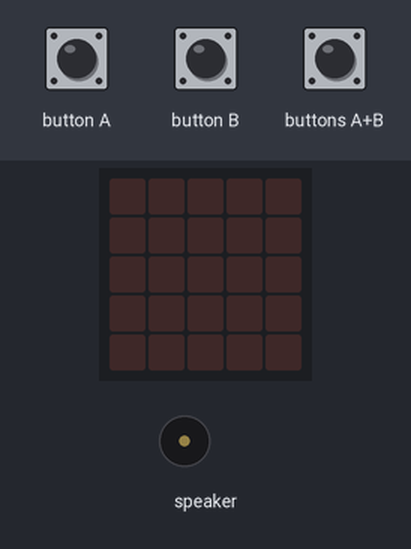
Bench run of a program on a simulated Calliope mini (MakeCode). Shown: the board's 5×5 LED display, buzzer (waves = sounding). Inputs (shaded band) come from the test bench. Random numbers come from a fixed seed.

Above: at 1.2 s.
1.3 s: buttons A+B pressed for 0.15 s
At 3.1 s:
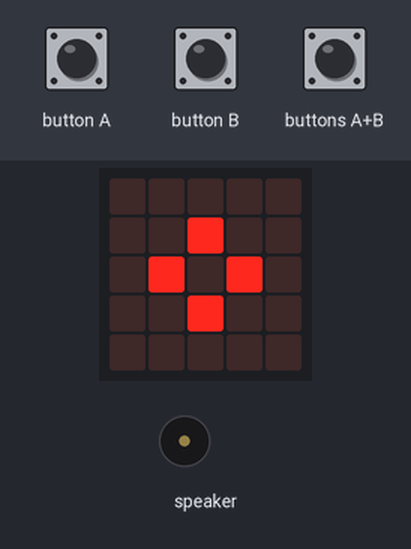
4.4 s: button A pressed for 0.15 s
At 6.6 s:
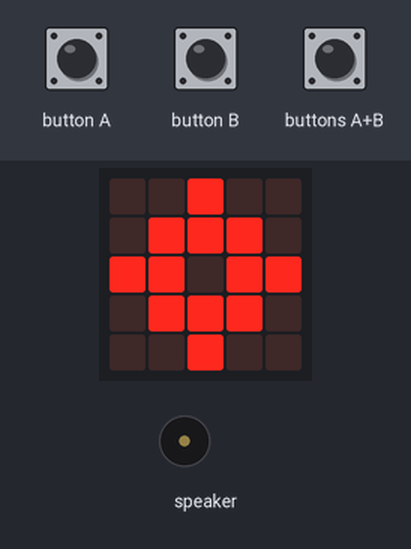
7.5 s: button A pressed for 0.15 s
At 8.3 s:
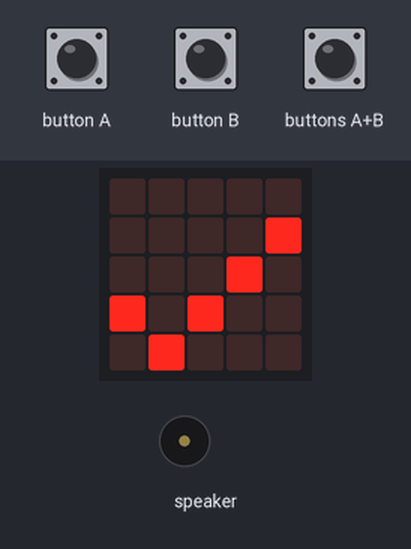
10.6 s: button A pressed for 0.15 s
At 13.1 s:
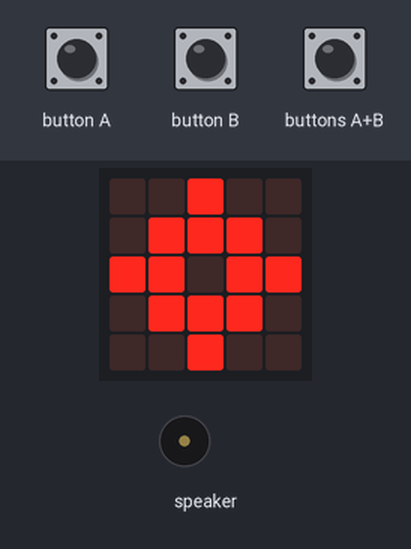
Timing chart, 0 to 31.8 s (numbered marks = the images above; inputs shaded):
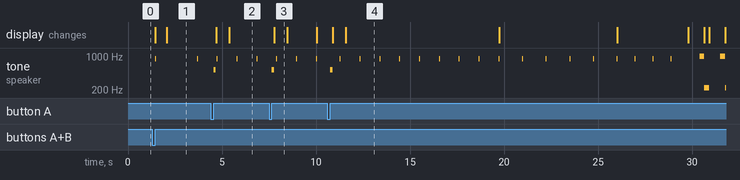

Measured:
- after the input at 1.3 s, tone on speaker: alternates 880 Hz for 0.03 s and silent for 2.2 s, starting after 0.16 s; the display: first changes after 0.15 s (image 1 shows a later state)
- after the input at 4.4 s, the display: first changes after 0.28 s (image 2 shows a later state)
- after the input at 7.5 s, the display: changes after 0.28 s (image 3)
- what the display in image 3 shows lasts 0.7 s, from 7.8 s to 8.5 s

The program:

main.ts
```typescript
let gameActive = false
let timer = 0
let tickingPause = 0
// WORT GESAGT: Knopf A setzt den Timer zurück
input.onButtonPressed(Button.A, function () {
    if (gameActive == true) {
        // Kurzer Bestätigungston für die Weitergabe
        music.playTone(523, music.beat(BeatFraction.Quarter))
        // Der Timer bekommt eine neue geheime Zufallszeit
        timer = randint(10, 30)
        tickingPause = 1000
        basic.showIcon(IconNames.Yes)
        basic.pause(100)
        basic.showIcon(IconNames.Target)
    }
})
// SPIEL STARTEN: Wenn Knopf A und B gleichzeitig gedrückt werden
input.onButtonPressed(Button.AB, function () {
    if (gameActive == false) {
        gameActive = true
        basic.showIcon(IconNames.Target)
        // Setzt die Lautstärke auf das absolute Maximum (255)
        music.setVolume(255)
        // Zufällige Zeit zwischen 10 und 30 Sekunden
        timer = randint(10, 30)
        tickingPause = 1000
    }
})
// HAUPTSCHLEIFE: Überprüft die Zeit im Hintergrund
basic.forever(function () {
    if (gameActive == true) {
        // Kurzes Ticken (ein sehr kurzer, hoher Ton)
        music.playTone(880, music.beat(BeatFraction.Sixteenth))
        // Je weniger Zeit, desto schneller wird das Ticken
        if (timer < 5) {
            tickingPause = 300
            basic.showIcon(IconNames.SmallDiamond)
        } else if (timer < 10) {
            tickingPause = 600
            basic.showIcon(IconNames.Diamond)
        } else {
            tickingPause = 1000
        }
        basic.pause(tickingPause)
        timer += -1
        // BUMM! Zeit abgelaufen
        if (timer <= 0) {
            gameActive = false
            // Sehr lauter, schriller Sirenen-Alarm
            for (let index = 0; index < 6; index++) {
                basic.showIcon(IconNames.Skull)
                // Sehr hoher Ton
                music.playTone(988, music.beat(BeatFraction.Half))
                basic.clearScreen()
                // Tiefer Ton
                music.playTone(220, music.beat(BeatFraction.Half))
            }
            basic.showString("BUMM!")
        }
    }
})
```

test.ts
```typescript
// Hier kann man Tests durchführen; diese Datei wird nicht kompiliert, wenn dieses Paket als Erweiterung verwendet wird.
```
